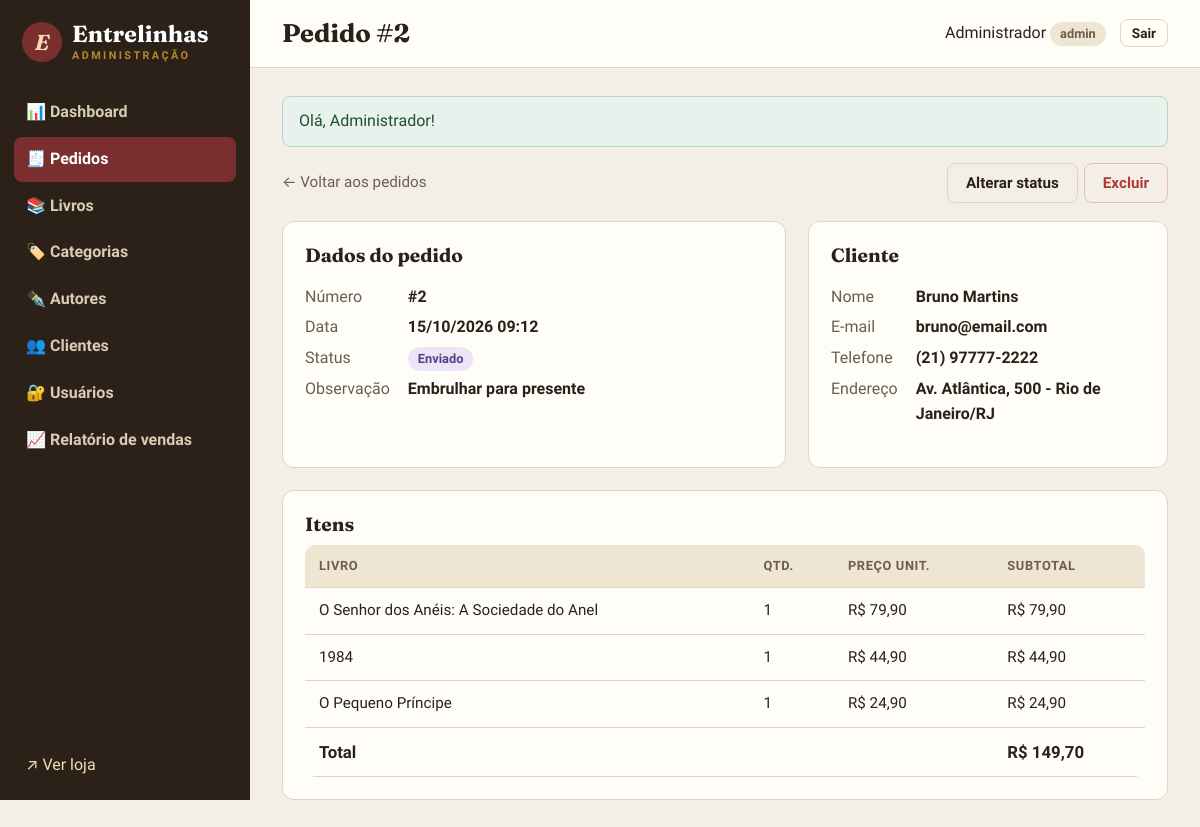
Screenshot of /admin/pedidos/2 (signed in) with the database file from the repository.
### tables this page shows
CREATE TABLE pedidos (
    id           INT UNSIGNED AUTO_INCREMENT PRIMARY KEY,
    cliente_id   INT UNSIGNED NOT NULL,
    data_pedido  DATETIME NOT NULL DEFAULT CURRENT_TIMESTAMP,
    status       ENUM('pendente','pago','enviado','entregue','cancelado') NOT NULL DEFAULT 'pendente',
    total        DECIMAL(10,2) NOT NULL DEFAULT 0,
    observacao   VARCHAR(255) NULL,
    CONSTRAINT fk_pedido_cliente FOREIGN KEY (cliente_id) REFERENCES clientes(id)
        ON UPDATE CASCADE ON DELETE RESTRICT
);

CREATE TABLE clientes (
    id          INT UNSIGNED AUTO_INCREMENT PRIMARY KEY,
    nome        VARCHAR(100) NOT NULL,
    email       VARCHAR(150) NOT NULL UNIQUE,
    telefone    VARCHAR(20)  NOT NULL,
    senha       VARCHAR(255) NOT NULL,
    endereco    VARCHAR(255) NULL,
    criado_em   DATETIME NOT NULL DEFAULT CURRENT_TIMESTAMP
);

CREATE TABLE itens_pedido (
    id              INT UNSIGNED AUTO_INCREMENT PRIMARY KEY,
    pedido_id       INT UNSIGNED NOT NULL,
    livro_id        INT UNSIGNED NOT NULL,
    quantidade      INT UNSIGNED NOT NULL,
    preco_unitario  DECIMAL(10,2) NOT NULL,
    CONSTRAINT fk_item_pedido FOREIGN KEY (pedido_id) REFERENCES pedidos(id)
        ON UPDATE CASCADE ON DELETE CASCADE,
    CONSTRAINT fk_item_livro FOREIGN KEY (livro_id) REFERENCES livros(id)
        ON UPDATE CASCADE ON DELETE RESTRICT,
    CONSTRAINT ck_item_qtd CHECK (quantidade > 0)
);

CREATE TABLE livros (
    id              INT UNSIGNED AUTO_INCREMENT PRIMARY KEY,
    titulo          VARCHAR(150) NOT NULL,
    isbn            VARCHAR(20)  NOT NULL UNIQUE,
    categoria_id    INT UNSIGNED NOT NULL,
    autor_id        INT UNSIGNED NOT NULL,
    editora         VARCHAR(100) NULL,
    ano_publicacao  SMALLINT NULL,
    paginas         SMALLINT UNSIGNED NULL,
    preco           DECIMAL(10,2) NOT NULL,
    estoque         INT UNSIGNED NOT NULL DEFAULT 0,
    sinopse         TEXT NULL,
    capa            VARCHAR(255) NULL,
    destaque        TINYINT(1) NOT NULL DEFAULT 0,
    ativo           TINYINT(1) NOT NULL DEFAULT 1,
    criado_em       DATETIME NOT NULL DEFAULT CURRENT_TIMESTAMP,
    CONSTRAINT fk_livro_categoria FOREIGN KEY (categoria_id) REFERENCES categorias(id)
        ON UPDATE CASCADE ON DELETE RESTRICT,
    CONSTRAINT fk_livro_autor FOREIGN KEY (autor_id) REFERENCES autores(id)
        ON UPDATE CASCADE ON DELETE RESTRICT,
    CONSTRAINT ck_livro_preco CHECK (preco > 0)
);

### app/Core/Controller.php (called while the page is built, shortened)
<?php
class Controller
{
    public function render(string $view, array $dados = [], string $layout = 'public'): void
    {
        extract($dados);
        require APP_PATH . "/Views/{$view}.php";
    }
    protected function renderAdmin(string $view, array $dados = []): void
    {
        $this->render('admin/' . $view, $dados, 'admin');
    }
}

### app/Controllers/Admin/PedidoController.php (called while the page is built, shortened)
<?php
class PedidoController extends Controller
{
    private Pedido $model;
    public function __construct()
    {
        $this->model = new Pedido();
    }
    public function show(int $id): void
    {
        $pedido = $this->model->findCompleto($id) ?? $this->naoEncontrado();
        $this->renderAdmin('pedidos/show', ['titulo' => "Pedido #{$id}", 'pedido' => $pedido]);
    }
}

### public/index.php (called while the page is built, shortened)
<?php
require dirname(__DIR__) . '/app/bootstrap.php';
$router = new App\Core\Router();
$router->dispatch($_SERVER['REQUEST_URI'], $_SERVER['REQUEST_METHOD']);

### app/bootstrap.php (called while the page is built, shortened)
<?php
spl_autoload_register(function (string $classe): void {
    $prefixo = 'App\\';
    $relativo = str_replace('\\', '/', substr($classe, strlen($prefixo)));
    $arquivo = APP_PATH . '/' . $relativo . '.php';
});
require APP_PATH . '/helpers.php';

### app/Core/Database.php (called while the page is built, shortened)
<?php
class Database
{
    private static ?PDO $conexao = null;
    private static array $config = [];
    public static function configure(array $config): void
    {
        self::$config = $config;
    }
    public static function getConnection(): PDO
    {
        if (self::$conexao === null) {
            $c = self::$config;
            $dsn = "mysql:host={$c['host']};port={$c['port']};dbname={$c['name']};charset={$c['charset']}";
            try {
                self::$conexao = new PDO($dsn, $c['user'], $c['pass'], [
                    PDO::ATTR_ERRMODE => PDO::ERRMODE_EXCEPTION,
                    PDO::ATTR_DEFAULT_FETCH_MODE => PDO::FETCH_ASSOC,
                    PDO::ATTR_EMULATE_PREPARES => false,
                ]);
            } catch (PDOException $e) {
                http_response_code(500);
                exit('<h1>Erro ao conectar ao banco de dados</h1><p>Verifique se o container MySQL está rodando '
                    . '(<code>docker compose up -d db</code>).</p><pre>' . htmlspecialchars($e->getMessage()) . '</pre>');
            }
        }
        return self::$conexao;
    }
}

### app/Core/Model.php (called while the page is built, shortened)
<?php
abstract class Model
{
    public function __construct()
    {
        $this->db = Database::getConnection();
    }
}

### app/Models/Pedido.php (called while the page is built, shortened)
<?php
class Pedido extends Model
{
    public function findCompleto(int $id): ?array
    {
        $stmt = $this->db->prepare(
            'SELECT p.*, c.nome AS cliente, c.email AS cliente_email, c.telefone AS cliente_telefone,
                    c.endereco AS cliente_endereco
             FROM pedidos p JOIN clientes c ON c.id = p.cliente_id
             WHERE p.id = :id'
        );
        $stmt->execute(['id' => $id]);
        $pedido = $stmt->fetch();
        $pedido['itens'] = $this->itens($id);
        return $pedido;
    }
    public function itens(int $pedidoId): array
    {
        $stmt = $this->db->prepare(
            'SELECT i.*, l.titulo, l.capa, (i.quantidade * i.preco_unitario) AS subtotal
             FROM itens_pedido i JOIN livros l ON l.id = i.livro_id
             WHERE i.pedido_id = :id'
        );
        $stmt->execute(['id' => $pedidoId]);
        return $stmt->fetchAll();
    }
}

### app/Views/admin/pedidos/show.php (the view, shortened to what this page needs)
<div class="barra-acoes">
    <a href="<?= url('admin/pedidos') ?>" class="link-discreto">← Voltar aos pedidos</a>
    <div class="acoes">
        <a href="<?= url("admin/pedidos/{$pedido['id']}/editar") ?>" class="btn btn-contorno">Alterar status</a>
        <form action="<?= url("admin/pedidos/{$pedido['id']}/excluir") ?>" method="post" data-confirmar="Excluir o pedido #<?= $pedido['id'] ?>?">
            <button class="btn btn-perigo">Excluir</button>
        </form>
    </div>
</div>
<div class="grade-2">
    <section class="painel">
        <h2>Dados do pedido</h2>
        <dl class="ficha">
            <dt>Número</dt><dd>#<?= $pedido['id'] ?></dd>
            <dt>Data</dt><dd><?= data_br($pedido['data_pedido'], true) ?></dd>
            <dt>Status</dt><dd><?= status_pedido($pedido['status']) ?></dd>
            <dt>Observação</dt><dd><?= e($pedido['observacao'] ?: '—') ?></dd>
        </dl>
    </section>
    <section class="painel">
        <h2>Cliente</h2>
        <dl class="ficha">
            <dt>Nome</dt><dd><?= e($pedido['cliente']) ?></dd>
            <dt>E-mail</dt><dd><?= e($pedido['cliente_email']) ?></dd>
            <dt>Telefone</dt><dd><?= e($pedido['cliente_telefone']) ?></dd>
            <dt>Endereço</dt><dd><?= e($pedido['cliente_endereco'] ?: '—') ?></dd>
        </dl>
    </section>
</div>
<section class="painel">
    <h2>Itens</h2>
    <div class="tabela-wrap">
        <table class="tabela">
            <thead><tr><th>Livro</th><th>Qtd.</th><th>Preço unit.</th><th>Subtotal</th></tr></thead>
            <tbody>
            <?php foreach ($pedido['itens'] as $i): ?>
                <tr>
                    <td><?= e($i['titulo']) ?></td>
                    <td><?= (int) $i['quantidade'] ?></td>
                    <td><?= moeda($i['preco_unitario']) ?></td>
                    <td><?= moeda($i['subtotal']) ?></td>
                </tr>
            <?php endforeach; ?>
            </tbody>
            <tfoot><tr><th colspan="3">Total</th><th><?= moeda($pedido['total']) ?></th></tr></tfoot>
        </table>
    </div>
</section>

### app/helpers.php (shortened to what this page needs)
<?php
function e(mixed $valor): string
{
    return htmlspecialchars((string) ($valor ?? ''), ENT_QUOTES, 'UTF-8');
}
function base_path(): string
{
    $dir = str_replace('\\', '/', dirname($_SERVER['SCRIPT_NAME'] ?? '/'));
    return rtrim($dir, '/');
}
function url(string $caminho = ''): string
{
    return base_path() . '/' . ltrim($caminho, '/');
}
function moeda(float|string|null $valor): string
{
    return 'R$ ' . number_format((float) $valor, 2, ',', '.');
}
function data_br(?string $data, bool $comHora = false): string
{
    return date($comHora ? 'd/m/Y H:i' : 'd/m/Y', strtotime($data));
}
function status_pedido(string $status): string
{
    $rotulos = [
        'pendente' => 'Pendente',
        'pago' => 'Pago',
        'enviado' => 'Enviado',
        'entregue' => 'Entregue',
        'cancelado' => 'Cancelado',
    ];
    return '<span class="badge badge-' . e($status) . '">' . e($rotulos[$status] ?? $status) . '</span>';
}

### app/Core/Router.php (shortened to what this page needs)
<?php
class Router
{
    private array $rotas = [];
    private function add(string $metodo, string $caminho, array $acao): void
    {
        $regex = preg_replace('#\{(\w+)\}#', '(?P<$1>\d+)', rtrim($caminho, '/') ?: '/');
        $this->rotas[$metodo]['#^' . $regex . '$#'] = $acao;
    }
    public function dispatch(string $uri, string $metodo): void
    {
        $caminho = parse_url($uri, PHP_URL_PATH) ?? '/';
        $caminho = rtrim($caminho, '/') ?: '/';
        foreach ($this->rotas[$metodo] ?? [] as $regex => [$controller, $acao]) {
            if (preg_match($regex, $caminho, $m)) {
                $params = array_map('intval', array_filter($m, 'is_string', ARRAY_FILTER_USE_KEY));
                (new $controller())->$acao(...array_values($params));
                return;
            }
        }
    }
}

### public/assets/css/style.css (style rules this page uses)
:root { --papel: #f7f1e6; --papel-escuro: #efe5d3; --cartao: #fffdf8; --tinta: #2b2118; --tinta-suave: #6d5d4e; --borda: #e2d4bc; --vinho: #7a2e2e; --vinho-escuro: #5e2121; --verde: #2f5d50; --ouro: #b8862f; --perigo: #b33a3a; --sombra: 0 1px 2px rgba(43, 33, 24, .06), 0 6px 18px rgba(43, 33, 24, .07); --raio: 10px; --serif: 'Fraunces', Georgia, 'Times New Roman', serif; --sans: 'Source Sans 3', system-ui, -apple-system, 'Segoe UI', sans-serif; }
* { box-sizing: border-box; }
body { margin: 0; font-family: var(--sans); font-size: 16px; line-height: 1.55; color: var(--tinta); background: var(--papel); }
h1, h2, h3 { font-family: var(--serif); font-weight: 700; line-height: 1.2; margin: 0 0 .5em; }
a { color: var(--vinho); text-decoration: none; }
.link-discreto { display: inline-block; margin: 8px 0; color: var(--tinta-suave); font-size: .95rem; }
.btn { display: inline-flex; align-items: center; justify-content: center; gap: 6px; padding: 10px 18px; border-radius: 8px; border: 1.5px solid transparent; font: 600 .95rem var(--sans); cursor: pointer; text-decoration: none !important; transition: background .15s, color .15s, transform .1s; }
.btn-contorno { background: transparent; border-color: var(--borda); color: var(--tinta); }
.btn-perigo { background: transparent; border-color: #e6bcbc; color: var(--perigo); }
.badge { display: inline-block; padding: 2px 10px; border-radius: 999px; font-size: .8rem; font-weight: 600; background: var(--papel-escuro); color: var(--tinta-suave); white-space: nowrap; }
.badge-enviado { background: #ece5f6; color: #5b3b8c; }
.ficha { display: grid; grid-template-columns: max-content 1fr; gap: 6px 18px; margin: 18px 0; }
.ficha dt { color: var(--tinta-suave); }
.ficha dd { margin: 0; font-weight: 600; }
.tabela-wrap { overflow-x: auto; background: var(--cartao); border: 1px solid var(--borda); border-radius: var(--raio); }
.tabela { width: 100%; border-collapse: collapse; font-size: .95rem; }
.tabela th, .tabela td { padding: 11px 14px; text-align: left; border-bottom: 1px solid var(--borda); vertical-align: middle; }
.tabela thead th { background: var(--papel-escuro); font-size: .8rem; text-transform: uppercase; letter-spacing: .05em; color: var(--tinta-suave); }
.tabela tfoot th { font-size: 1.05rem; }
.acoes { display: flex; gap: 6px; justify-content: flex-end; align-items: center; }
body.admin { display: grid; grid-template-columns: 250px 1fr; min-height: 100vh; background: #f4efe6; }
.barra-acoes { display: flex; justify-content: space-between; align-items: center; gap: 16px; margin-bottom: 18px; flex-wrap: wrap; }
.painel { background: var(--cartao); border: 1px solid var(--borda); border-radius: 12px; padding: 22px; margin-bottom: 22px; }
.painel h2 { font-size: 1.2rem; }
.painel .tabela-wrap { border: 0; }
.grade-2 { display: grid; grid-template-columns: 1.4fr 1fr; gap: 22px; }

### rows the page displays
pedidos: id "2", data_pedido "15/10/2026 09:12", status "Enviado", observacao "Embrulhar para presente", cliente.nome "Bruno Martins", cliente.email "bruno@email.com", cliente.telefone "(21) 97777-2222", cliente.endereco "Av. Atlântica, 500 - Rio de Janeiro/RJ", total "R$ 149,70"
itens_pedido: livro.titulo "O Senhor dos Anéis: A Sociedade do Anel", quantidade "1", preco_unitario "R$ 79,90", subtotal "R$ 79,90"
itens_pedido: livro.titulo "1984", quantidade "1", preco_unitario "R$ 44,90", subtotal "R$ 44,90"
itens_pedido: livro.titulo "O Pequeno Príncipe", quantidade "1", preco_unitario "R$ 24,90", subtotal "R$ 24,90"

### other values shown
$f['mensagem'] "Olá, Administrador!"
